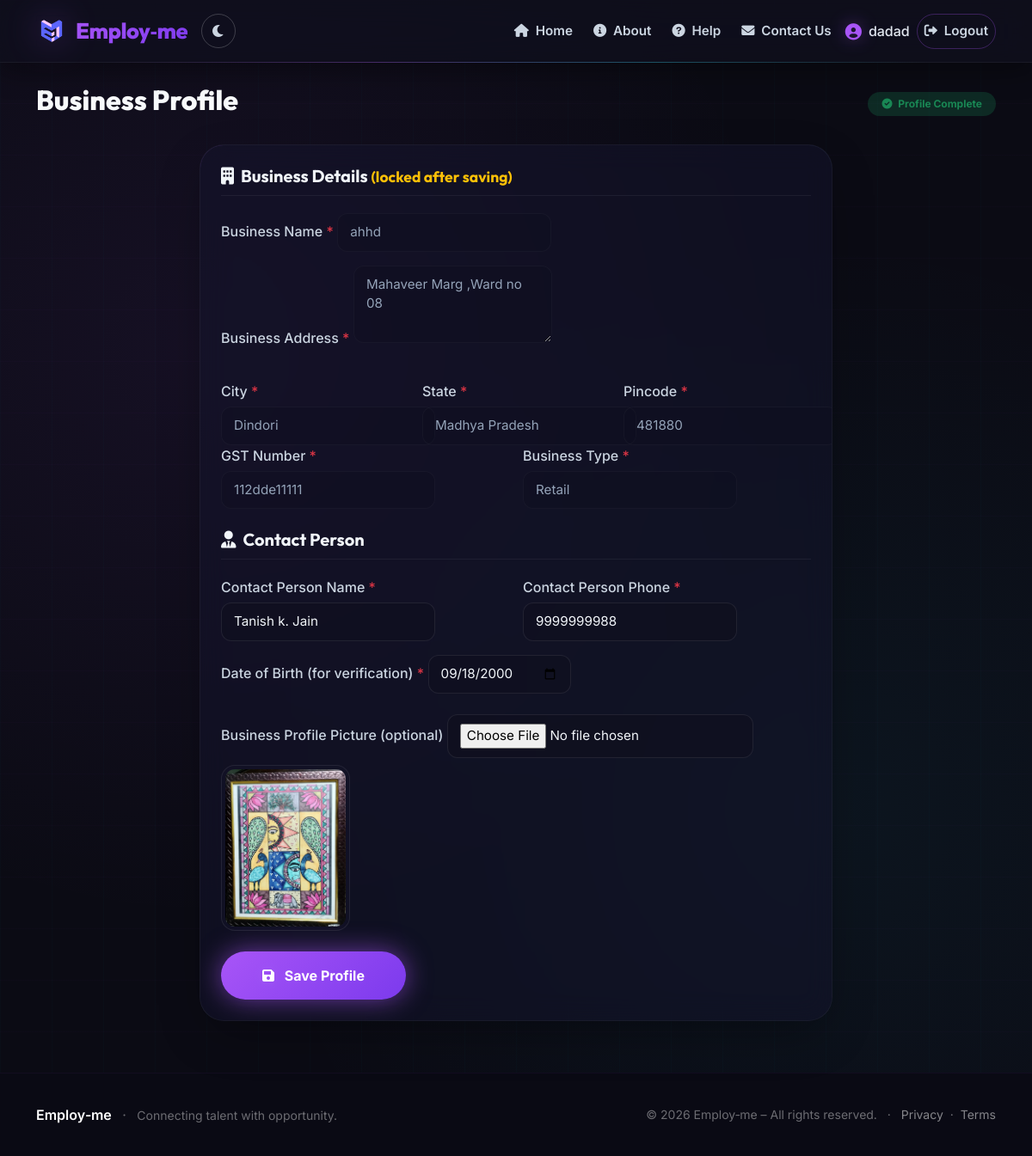
Page /employer/profile (signed in) on the committed database.
### models.py (models this page shows)
class User(UserMixin, db.Model):
    id = db.Column(db.Integer, primary_key=True)
    email = db.Column(db.String(120), unique=True, nullable=False)
    password_hash = db.Column(db.String(128), nullable=False)
    role = db.Column(db.String(20), nullable=False)  # 'jobseeker' or 'employer'
    name = db.Column(db.String(100), nullable=False)
    created_at = db.Column(db.DateTime, default=datetime.utcnow)
    profile = db.relationship('JobSeekerProfile', backref='user', uselist=False,
                              cascade='all, delete-orphan')
    employer_profile = db.relationship('EmployerProfile', backref='user', uselist=False,
                                       cascade='all, delete-orphan')

class EmployerProfile(db.Model):
    id = db.Column(db.Integer, primary_key=True)
    user_id = db.Column(db.Integer, db.ForeignKey('user.id'), unique=True, nullable=False)
    business_name = db.Column(db.String(150), nullable=False)
    business_address = db.Column(db.String(300), nullable=False)
    gst_number = db.Column(db.String(30), nullable=False)
    business_type = db.Column(db.String(100), nullable=False)
    contact_person_name = db.Column(db.String(100), nullable=False)
    contact_person_phone = db.Column(db.String(15), nullable=False)
    city = db.Column(db.String(100), nullable=False, default='')
    state = db.Column(db.String(100), nullable=False, default='')
    pincode = db.Column(db.String(10), nullable=False, default='')
    dob = db.Column(db.Date, nullable=False, default=date.today)
    verified = db.Column(db.Boolean, default=False, nullable=False)
    profile_pic = db.Column(db.String(200))   # business profile picture
    created_at = db.Column(db.DateTime, default=datetime.utcnow)

### app.py (the view, shortened to what this page needs)
@app.route('/employer/profile', methods=['GET', 'POST'])
@login_required
@role_required('employer')
def employer_profile():
    profile = EmployerProfile.query.filter_by(user_id=current_user.id).first()
    form = EmployerForm(obj=profile)
    locked_fields = [
        'business_name', 'business_address', 'gst_number', 'business_type',
        'city', 'state', 'pincode'
    ] if profile else []
    if profile:
        for field_name in locked_fields:
            field = getattr(form, field_name, None)
            if field:
                field.validators = [v for v in field.validators if not isinstance(v, DataRequired)]
    if profile:
        form.business_name.data = profile.business_name
        form.business_address.data = profile.business_address
        form.gst_number.data = profile.gst_number
        form.business_type.data = profile.business_type
        form.city.data = profile.city
        form.state.data = profile.state
        form.pincode.data = profile.pincode
        form.contact_person_name.data = profile.contact_person_name
        form.contact_person_phone.data = profile.contact_person_phone
        form.dob.data = profile.dob
    return render_template('employer_profile.html',
                           form=form,
                           profile=profile,
                           locked_fields=locked_fields)

### app.py (called while the page is built)
@login_manager.user_loader
def load_user(user_id):
    return User.query.get(int(user_id))

def role_required(role):
    def decorator(func):
        from functools import wraps
        @wraps(func)
        def wrapper(*args, **kwargs):
            if not current_user.is_authenticated or current_user.role != role:
                flash('Access denied.', 'danger')
                return redirect(url_for('index'))
            return func(*args, **kwargs)
        return wrapper
    return decorator

### templates/employer_profile.html (shortened to what this page needs)
{% extends "base.html" %}
{% block content %}
<div class="d-flex justify-content-between align-items-center mb-4">
    <h2 style="font-family: var(--font-display); font-weight: 800; color: #F8FAFC;">Business Profile</h2>
    {% if profile %}
        <span class="badge bg-success bg-opacity-25 text-success px-3 py-2 rounded-pill">
            <i class="fas fa-check-circle me-1"></i> Profile Complete
        </span>
    {% endif %}
</div>
<div class="row justify-content-center">
    <div class="col-md-8">
        <div class="card-modern p-4">
            <form method="POST" enctype="multipart/form-data" id="employer-profile-form" novalidate>
                <h5 class="section-title">
                    <i class="fas fa-building me-2"></i>Business Details
                    {% if locked_fields %}<small class="text-warning">(locked after saving)</small>{% endif %}
                </h5>
                <div class="mb-3">
                    <label class="form-label-custom">
                        {{ form.business_name.label.text }} <span class="text-danger">*</span>
                    </label>
                    {% if 'business_name' in locked_fields %}
                        <input class="form-control-dark" value="{{ form.business_name.data or '' }}" readonly>
                    {% else %}
                        {{ form.business_name(class="form-control-dark", placeholder="Enter your business name") }}
                    {% endif %}
                </div>
                <div class="mb-3">
                    <label class="form-label-custom">
                        {{ form.business_address.label.text }} <span class="text-danger">*</span>
                    </label>
                    {% if 'business_address' in locked_fields %}
                        <textarea class="form-control-dark" rows="3" readonly>{{ form.business_address.data or '' }}</textarea>
                    {% else %}
                        {{ form.business_address(class="form-control-dark", rows=3, placeholder="Full business address") }}
                    {% endif %}
                </div>
                <div class="row g-3 mt-2">
                    <div class="col-md-4">
                        <label class="form-label-custom">
                            {{ form.city.label.text }} <span class="text-danger">*</span>
                        </label>
                        {% if 'city' in locked_fields %}
                            <input class="form-control-dark" value="{{ form.city.data or '' }}" readonly>
                        {% else %}
                            {{ form.city(class="form-control-dark", placeholder="City") }}
                        {% endif %}
                    </div>
                    <div class="col-md-4">
                        <label class="form-label-custom">
                            {{ form.state.label.text }} <span class="text-danger">*</span>
                        </label>
                        {% if 'state' in locked_fields %}
                            <input class="form-control-dark" value="{{ form.state.data or '' }}" readonly>
                        {% else %}
                            {{ form.state(class="form-control-dark", placeholder="State") }}
                        {% endif %}
                    </div>
                    <div class="col-md-4">
                        <label class="form-label-custom">
                            {{ form.pincode.label.text }} <span class="text-danger">*</span>
                        </label>
                        {% if 'pincode' in locked_fields %}
                            <input class="form-control-dark" value="{{ form.pincode.data or '' }}" readonly>
                        {% else %}
                            {{ form.pincode(class="form-control-dark", placeholder="6-digit pincode") }}
                        {% endif %}
                    </div>
                </div>
                <div class="row g-3">
                    <div class="col-md-6">
                        <label class="form-label-custom">
                            {{ form.gst_number.label.text }} <span class="text-danger">*</span>
                        </label>
                        {% if 'gst_number' in locked_fields %}
                            <input class="form-control-dark" value="{{ form.gst_number.data or '' }}" readonly>
                        {% else %}
                            {{ form.gst_number(class="form-control-dark", placeholder="22AAAAA0000A1Z5") }}
                        {% endif %}
                    </div>
                    <div class="col-md-6">
                        <label class="form-label-custom">
                            {{ form.business_type.label.text }} <span class="text-danger">*</span>
                        </label>
                        {% if 'business_type' in locked_fields %}
                            <input class="form-control-dark" value="{{ form.business_type.data or '' }}" readonly>
                        {% else %}
                            {{ form.business_type(class="form-select-dark") }}
                        {% endif %}
                    </div>
                </div>
                <h5 class="section-title mt-4"><i class="fas fa-user-tie me-2"></i>Contact Person</h5>
                <div class="row g-3">
                    <div class="col-md-6">
                        <label class="form-label-custom">
                            {{ form.contact_person_name.label.text }} <span class="text-danger">*</span>
                        </label>
                        {{ form.contact_person_name(class="form-control-dark", placeholder="Full name") }}
                    </div>
                    <div class="col-md-6">
                        <label class="form-label-custom">
                            {{ form.contact_person_phone.label.text }} <span class="text-danger">*</span>
                        </label>
                        {{ form.contact_person_phone(class="form-control-dark", placeholder="10-digit mobile number") }}
                    </div>
                </div>
                <div class="mt-3">
                    <label class="form-label-custom">
                        {{ form.dob.label.text }} <span class="text-danger">*</span>
                    </label>
                    {{ form.dob(class="form-control-dark", type="date") }}
                </div>
                <div class="mt-4">
                    <label class="form-label-custom">
                        {{ form.profile_pic.label.text }}
                    </label>
                    {{ form.profile_pic(class="form-control-dark") }}
                    {% if profile and profile.profile_pic %}
                        <img src="{{ url_for('static', filename='uploads/' + profile.profile_pic) }}"
                             class="img-thumbnail-modern mt-2" width="150" alt="Profile Picture">
                    {% endif %}
                </div>
                <div class="mt-4">
                    <button type="submit" id="save-btn" class="btn btn-primary-gradient px-5">
                        <i class="fas fa-save me-2"></i> Save Profile
                    </button>
                </div>
            </form>
        </div>
    </div>
</div>
{% endblock %}

### templates/base.html (shortened to what this page needs)
<!DOCTYPE html>
<html lang="en">
<head>
    <link href="https://cdn.jsdelivr.net/npm/bootstrap@5.3.0-alpha1/dist/css/bootstrap.min.css" rel="stylesheet" />
    <link rel="stylesheet" href="https://cdnjs.cloudflare.com/ajax/libs/font-awesome/6.0.0/css/all.min.css" />
</head>
<body>
    <nav class="navbar navbar-expand-lg navbar-custom sticky-top">
        <div class="container">
            <a class="navbar-brand" href="{{ url_for('index') }}">
                <img src="{{ url_for('static', filename='images/logo.png') }}" alt="Employ-me logo" />
                <span>Employ‑me</span>
            </a>
            <div class="d-flex align-items-center gap-2">
                <button class="theme-toggle-btn" id="themeToggle" aria-label="Toggle light/dark theme">
                    <i class="fas fa-moon" id="themeIcon"></i>
                </button>
            </div>
            <div class="collapse navbar-collapse" id="navbarNav">
                <ul class="navbar-nav ms-auto align-items-lg-center gap-1 gap-lg-2">
                    <li class="nav-item">
                        <a class="nav-link" href="{{ url_for('index') }}">
                            <i class="fas fa-home me-1"></i> Home
                        </a>
                    </li>
                    <li class="nav-item">
                        <a class="nav-link" href="{{ url_for('about') }}">
                            <i class="fas fa-info-circle me-1"></i> About
                        </a>
                    </li>
                    <li class="nav-item">
                        <a class="nav-link" href="{{ url_for('help') }}">
                            <i class="fas fa-question-circle me-1"></i> Help
                        </a>
                    </li>
                    <li class="nav-item">
                        <a class="nav-link" href="{{ url_for('contact') }}">
                            <i class="fas fa-envelope me-1"></i> Contact Us
                        </a>
                    </li>
                    {% if current_user.is_authenticated %}
                        <li class="nav-item">
                            <span class="navbar-text">
                                <i class="fas fa-user-circle"></i>
                                {{ current_user.name }}
                            </span>
                        </li>
                        <li class="nav-item">
                            <a class="nav-link btn-outline-custom" href="{{ url_for('logout') }}">
                                <i class="fas fa-sign-out-alt me-1"></i> Logout
                            </a>
                        </li>
                    {% endif %}
                </ul>
            </div>
        </div>
    </nav>
    <main>
        <div class="container my-4">
            {% block content %}{% endblock %}
        </div>
    </main>
    <footer class="footer-custom">
        <div class="container">
            <div class="row align-items-center">
                <div class="col-md-6 text-center text-md-start">
                    <span class="fw-semibold text-white">Employ‑me</span>
                    <span class="mx-2">·</span>
                    <span class="small">Connecting talent with opportunity.</span>
                </div>
                <div class="col-md-6 text-center text-md-end small">
                    &copy; 2026 Employ‑me – All rights reserved.
                    <span class="mx-2">·</span>
                    <a href="#" class="text-white-50" data-bs-toggle="modal" data-bs-target="#footerPrivacyModal">Privacy</a>
                    <span class="mx-1">·</span>
                    <a href="#" class="text-white-50" data-bs-toggle="modal" data-bs-target="#footerTermsModal">Terms</a>
                </div>
            </div>
        </div>
    </footer>
</body>
</html>

### templates/employer_profile.html (style rules this page uses)
.section-title { font-family: var(--font-display); font-weight: 700; color: var(--text-primary); border-bottom: 1px solid rgba(255,255,255,0.06); padding-bottom: 10px; margin-bottom: 20px; }
.form-label-custom { font-weight: 500; color: #CBD5E1; margin-bottom: 6px; }
.form-control-dark, .form-select-dark { background: rgba(15, 15, 30, 0.6); border: 1px solid rgba(255, 255, 255, 0.08); border-radius: 12px; color: #F1F5F9; padding: 10px 14px; font-size: 0.95rem; transition: all 0.3s ease; }
.form-control-dark[readonly], .form-select-dark[readonly] { background: rgba(15, 15, 30, 0.3); border-color: rgba(255, 255, 255, 0.03); color: #94A3B8; cursor: not-allowed; }
.img-thumbnail-modern { border-radius: 16px; border: 1px solid rgba(255,255,255,0.08); background: rgba(20,20,40,0.5); padding: 4px; max-width: 150px; display: block; }

### rows in the picture
User: name "dadad"
EmployerProfile: business_name "ahhd", business_address "Mahaveer Marg ,Ward no 08", city "Dindori", state "Madhya Pradesh", pincode "481880", gst_number "112dde11111", business_type "Retail", contact_person_name "Tanish k. Jain", contact_person_phone "9999999988", dob "09/18/2000", profile_pic (picture)
